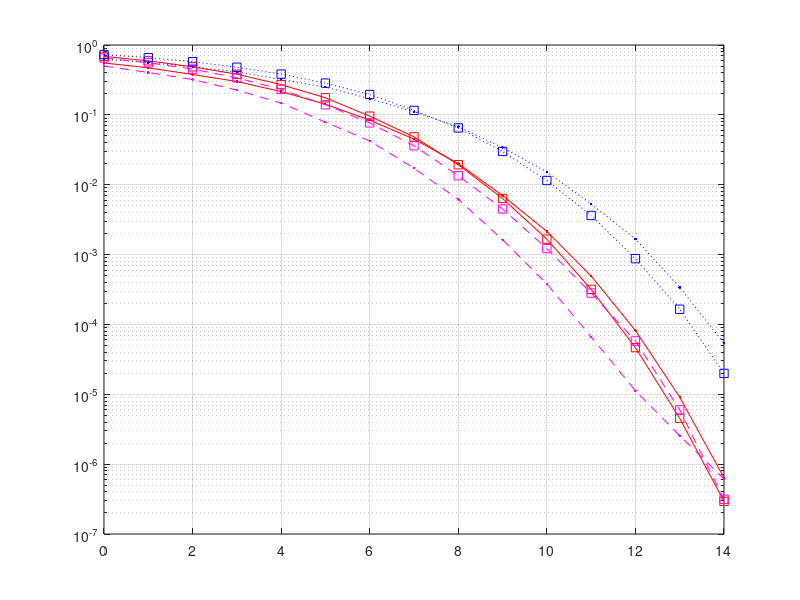

MATLAB code to generate this figure: (Note: this script raises an error after producing the figure.)
clear all
close all
clc

%% AWGN CHANNEL BLER

if(1)
    ebno = 0:14;
    
    kan_4 = [0.552978515625, 0.471923828125, 0.3780517578125, 0.3004150390625, 0.2152099609375, 0.14190673828125, 0.0838623046875, 0.0449462890625, 0.02005615234375, 0.006998697916666667, 0.0021447470021802324, 0.0004935315860215054, 8.199976209135692e-05, 9.10610049482793e-06, 6.373807557487869e-07];
    mlp_4 = [0.498779296875, 0.404052734375, 0.3199462890625, 0.22607421875, 0.1474609375, 0.07867431640625, 0.0423583984375, 0.017252604166666668, 0.0061686197916666664, 0.0016297457510964911, 0.000379886864626556, 6.672939823250729e-05, 1.1238980404493002e-05, 2.5514236372376892e-06, 6.139246036934961e-07];
    dizet_4 = [0.6334228515625, 0.55908203125, 0.48828125, 0.4130859375, 0.3212890625, 0.2493896484375, 0.1707763671875, 0.11051432291666667, 0.06768798828125, 0.033935546875, 0.0152587890625, 0.005307404891304348, 0.0016699550914115646, 0.0003387832112517337, 5.373995707682148e-05];
    
    kan_6 = [0.68719482421875, 0.593994140625, 0.48681640625, 0.3817138671875, 0.27130126953125, 0.175445556640625, 0.095855712890625, 0.048370361328125, 0.019327799479166668, 0.006351470947265625, 0.0016632080078125, 0.0003175932785560345, 4.658272595909553e-05, 4.532725943909553e-06, 2.935932709472651e-07];
    mlp_6 = [0.650970458984375, 0.55712890625, 0.451995849609375, 0.338897705078125, 0.23138427734375, 0.139373779296875, 0.0767822265625, 0.036102294921875, 0.013458251953125, 0.004494406960227273, 0.0012190969366776315, 0.0002810238329179448, 5.801820936311787e-05, 5.974573510963909e-6, 3.144076961423637e-7];
    dizet_6 = [0.731048583984375, 0.658233642578125, 0.577301025390625, 0.48089599609375, 0.383331298828125, 0.284912109375, 0.195526123046875, 0.11578369140625, 0.06500244140625, 0.029947916666666668, 0.011484781901041666, 0.003629796645220588, 0.0008741106305803571, 0.00016504236169763512, 1.989109896681596e-05];
    
    fig1 = figure(1)
    bk_4 = semilogy(ebno, kan_4, "r.-")
    hold on
    grid on
    box on
    bm_4 = semilogy(ebno, mlp_4, "m.--")
    bd_4 = semilogy(ebno, dizet_4, "b.:")
    
    bk_6 = semilogy(ebno, kan_6, "rsquare-")
    bm_6 = semilogy(ebno, mlp_6, "msquare--")
    bd_6 = semilogy(ebno, dizet_6, "bsquare:")
    
    legend([bk_4, bm_4, bd_4, bk_6, bm_6, bd_6], {"KAN (K=4)", "MLP (K=4)", "DiZeT (K=4)", "KAN (K=6)", "MLP (K=6)", "DiZeT (K=6)"}, location = "south west")
    xlabel("Eb/N0")
    ylabel("BLER")
    hold off
    saveas(fig1, "awgn_bler.eps", eps)
end

%% FADE CHANNEL BLER

if(1)
    ebno = 0:2:40;
    
    kan_4 = [0.609130859375, 0.5009765625, 0.388427734375, 0.2901611328125, 0.2025146484375, 0.137451171875, 0.09098307291666667, 0.05926513671875, 0.039013671875, 0.0252532958984375, 0.016031901041666668, 0.010179307725694444, 0.00635186557112069, 0.004194779829545455, 0.002638462611607143, 0.0015691773504273505, 0.0009984555451766305, 0.0006313981681034483, 0.0004183277147545662, 0.0002638407330691643, 0.00015949953723867595];
    mlp_4 = [0.5670166015625, 0.4571533203125, 0.34716796875, 0.255126953125, 0.173583984375, 0.11944580078125, 0.0792236328125, 0.04931640625, 0.031962076822916664, 0.020792643229166668, 0.012394205729166666, 0.00839510830965909, 0.004994985219594595, 0.003411187065972222, 0.0020399305555555557, 0.0013472285583941606, 0.0008366554295091324, 0.0005216680021367521, 0.0003274100167410714, 0.00020046776702680526, 0.00012515753161312373];
    dizet_4 = [0.6610107421875, 0.575439453125, 0.467529296875, 0.36376953125, 0.25958251953125, 0.17974853515625, 0.12263997395833333, 0.08184814453125, 0.05352783203125, 0.03310546875, 0.02119140625, 0.01413241299715909, 0.00888671875, 0.005723741319444444, 0.0036175896139705884, 0.0023463591364503815, 0.001454380580357143, 0.0009245627596299094, 0.000569585543959888, 0.00035791072867819463, 0.00022390005961115187];
    
    kan_6 = [0.70819091796875, 0.588775634765625, 0.465057373046875, 0.342987060546875, 0.24102783203125, 0.16839599609375, 0.106475830078125, 0.073333740234375, 0.0462493896484375, 0.0294647216796875, 0.018768310546875, 0.01190948486328125, 0.007904052734375, 0.00479736328125, 0.0030269622802734375, 0.0019480387369791667, 0.0012231124074835527, 0.00077362060546875, 0.0004918524559507978, 0.00030968173238255035, 0.00018838011188271605];
    mlp_6 = [0.6845703125, 0.56591796875, 0.4378662109375, 0.32281494140625, 0.226593017578125, 0.154022216796875, 0.10504150390625, 0.0660400390625, 0.0416717529296875, 0.0278472900390625, 0.017527262369791668, 0.01146697998046875, 0.006801060267857143, 0.004425048828125, 0.002814797794117647, 0.0018169696514423077, 0.0011298947217987805, 0.0007393129410282258, 0.0004556485922029703, 0.00028135718368902437, 0.00016936692804428045];
    dizet_6 = [0.751556396484375, 0.640869140625, 0.5225830078125, 0.396728515625, 0.293975830078125, 0.20574951171875, 0.1385498046875, 0.090301513671875, 0.058441162109375, 0.03839111328125, 0.0246429443359375, 0.015460205078125, 0.00997161865234375, 0.006312443659855769, 0.00386962890625, 0.0024347305297851562, 0.0015926361083984375, 0.0009647369384765625, 0.0006184731760332661, 0.00040170769942434213, 0.0002631878030711207];
    
    fig2 = figure(2)
    bk_4 = semilogy(ebno, kan_4, "r.-")
    hold on
    grid on
    box on
    bm_4 = semilogy(ebno, mlp_4, "m.--")
    bd_4 = semilogy(ebno, dizet_4, "b.:")
    
    bk_6 = semilogy(ebno, kan_6, "rsquare-")
    bm_6 = semilogy(ebno, mlp_6, "msquare--")
    bd_6 = semilogy(ebno, dizet_6, "bsquare:")
    
    legend([bk_4, bm_4, bd_4, bk_6, bm_6, bd_6], {"KAN (K=4)", "MLP (K=4)", "DiZeT (K=4)", "KAN (K=6)", "MLP (K=6)", "DiZeT (K=6)"}, location = "south west")
    xlabel("Eb/N0")
    ylabel("BLER")
    hold off
    saveas(fig2, "fade_bler.eps", eps)
end